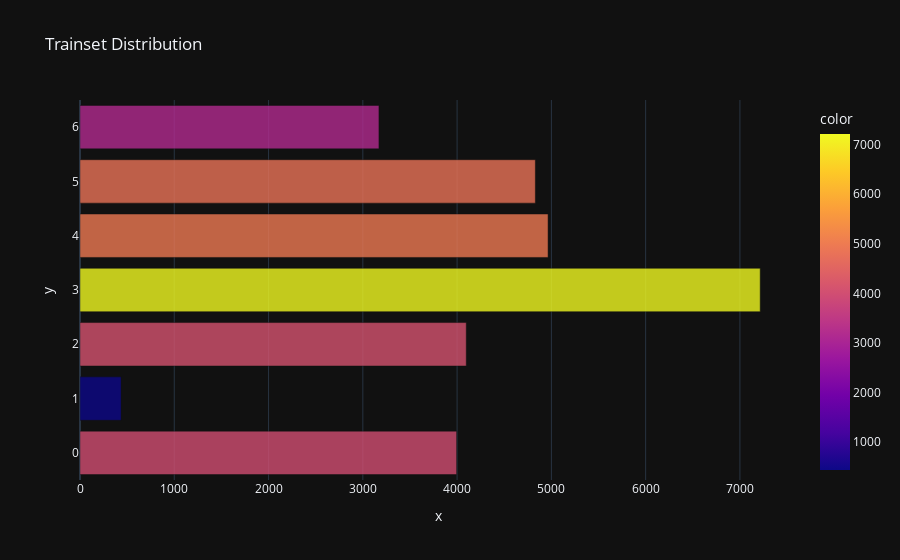

The notebook cell this image was saved under:
### Markdown cell above
Working with image datasets and the Counter class from the collections module. It aims to create a horizontal bar chart to visualize the distribution of classes within a training dataset. The list comprehension extracts labels from the training dataset, and the Counter class is then used to count the occurrences of each class. The plot_dist function is invoked to generate a horizontal bar chart displaying the distribution of classes in the training set.

### Code cell
from torchvision.datasets import ImageFolder
from collections import Counter


labels = [label for _, label in trainset]

# Count the occurrences of each class
class_counts = Counter(labels)

plot_dist(class_counts, 'Trainset')

### Figure 1 — Plotly figure (JSON) as saved in the notebook; plotly's stock layout.template omitted (floating-point values rounded to 4 significant figures)
{"data": [{"alignmentgroup": "True", "hovertemplate": "x=%{x}<br>y=%{y}<br>color=%{marker.color}<extra></extra>", "legendgroup": "", "marker": {"color": [3995, 436, 4097, 7215, 4965, 4830, 3171], "coloraxis": "coloraxis", "opacity": 0.8, "pattern": {"shape": ""}}, "name": "", "offsetgroup": "", "orientation": "h", "showlegend": false, "textposition": "auto", "type": "bar", "x": [3995, 436, 4097, 7215, 4965, 4830, 3171], "xaxis": "x", "y": [0, 1, 2, 3, 4, 5, 6], "yaxis": "y"}], "layout": {"barmode": "relative", "coloraxis": {"colorbar": {"title": {"text": "color"}}, "colorscale": [[0, "#0d0887"], [0.1111, "#46039f"], [0.2222, "#7201a8"], [0.3333, "#9c179e"], [0.4444, "#bd3786"], [0.5556, "#d8576b"], [0.6667, "#ed7953"], [0.7778, "#fb9f3a"], [0.8889, "#fdca26"], [1, "#f0f921"]]}, "legend": {"tracegroupgap": 0}, "title": {"text": "Trainset Distribution"}, "xaxis": {"anchor": "y", "domain": [0, 1], "title": {"text": "x"}}, "yaxis": {"anchor": "x", "domain": [0, 1], "title": {"text": "y"}}}}
